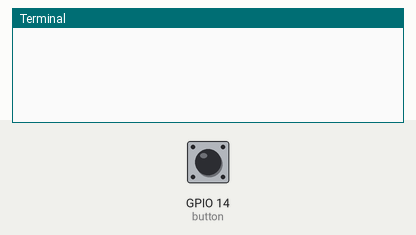
Bench run of a program on a simulated Raspberry Pi (BCM pin numbers). On the bench: the last lines printed to the terminal. Inputs (shaded band) come from the test bench; at power-on: GPIO 14 (button) HIGH. The camera gives no picture and a still takes 0.5 s.

Above: at 1.2 s.
1.3 s: GPIO 14 (button) pulled LOW for 0.15 s
At 2.0 s:
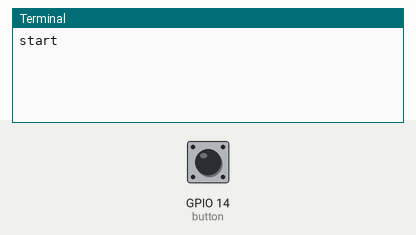
2.9 s: GPIO 14 (button) pulled LOW for 1 s
At 4.4 s:
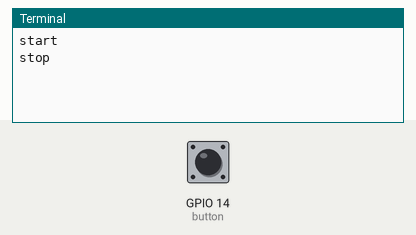

Measured:
- after the input at 1.3 s, the terminal: prints a new line at once (image 1)
- after the input at 2.9 s, the terminal: prints a new line at once (image 2)

The program:

actioncam.py
```python
from picamera import PiCamera
from gpiozero import Button
from time import sleep

cam = PiCamera()
button = Button(14)
cam.resolution = (1024, 768)
name = 0

while True:
    if button.is_pressed:
        cam.start_recording('/home/pi/capture'+str(name)+".h264")
        print("start")
        sleep(1)
        button.wait_for_press()
        cam.stop_recording()
        print("stop")
        sleep(2)
    name = name + 1
```
